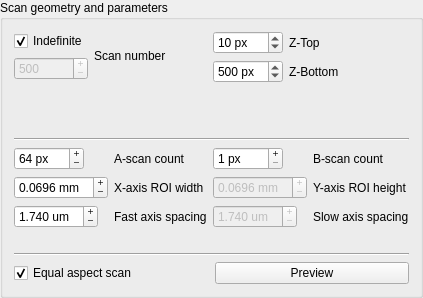
<?xml version="1.0" encoding="UTF-8"?>
<ui version="4.0">
 <class>groupScan</class>
 <widget class="QGroupBox" name="groupScan">
  <property name="geometry">
   <rect>
    <x>0</x>
    <y>0</y>
    <width>380</width>
    <height>298</height>
   </rect>
  </property>
  <property name="minimumSize">
   <size>
    <width>0</width>
    <height>0</height>
   </size>
  </property>
  <property name="maximumSize">
   <size>
    <width>16777215</width>
    <height>16777215</height>
   </size>
  </property>
  <property name="title">
   <string>Scan geometry and parameters</string>
  </property>
  <layout class="QGridLayout" name="gridLayout">
   <item row="0" column="0">
    <layout class="QFormLayout" name="formNumber">
     <item row="0" column="0">
      <layout class="QGridLayout" name="subFormGrid">
       <item row="1" column="1">
        <widget class="QCheckBox" name="checkIndefinite">
         <property name="toolTip">
          <string>If checked, data will be continuously acquired until the stop button is pressed</string>
         </property>
         <property name="text">
          <string>Indefinite</string>
         </property>
         <property name="checked">
          <bool>true</bool>
         </property>
        </widget>
       </item>
       <item row="2" column="1">
        <widget class="QSpinBox" name="spinScanNumber">
         <property name="enabled">
          <bool>false</bool>
         </property>
         <property name="toolTip">
          <string>The number of scans to acquire. Note that these are saved independently, see Repeat/Averaging section</string>
         </property>
         <property name="buttonSymbols">
          <enum>QAbstractSpinBox::PlusMinus</enum>
         </property>
         <property name="minimum">
          <number>1</number>
         </property>
         <property name="maximum">
          <number>100000</number>
         </property>
         <property name="value">
          <number>500</number>
         </property>
        </widget>
       </item>
      </layout>
     </item>
     <item row="0" column="1">
      <widget class="QLabel" name="labelScanNumber">
       <property name="toolTip">
        <string>The number of scans to acquire. Note that these are saved independently, see Repeat/Averaging section</string>
       </property>
       <property name="text">
        <string>Scan number</string>
       </property>
      </widget>
     </item>
    </layout>
   </item>
   <item row="0" column="1">
    <layout class="QFormLayout" name="formLayout">
     <item row="0" column="0">
      <widget class="QSpinBox" name="spinZTop">
       <property name="toolTip">
        <string>Number of pixels to crop from the top of the A-line. These pixels are most affected by DC artifacts</string>
       </property>
       <property name="suffix">
        <string> px</string>
       </property>
       <property name="maximum">
        <number>1024</number>
       </property>
       <property name="value">
        <number>10</number>
       </property>
      </widget>
     </item>
     <item row="0" column="1">
      <widget class="QLabel" name="labelZTop">
       <property name="toolTip">
        <string>Number of pixels to crop from the top of the A-line. These pixels are most affected by DC artifacts</string>
       </property>
       <property name="text">
        <string>Z-Top</string>
       </property>
      </widget>
     </item>
     <item row="1" column="0">
      <widget class="QSpinBox" name="spinZBottom">
       <property name="toolTip">
        <string>A-lines are cropped to this number of uppermost pixels on display and acquisition</string>
       </property>
       <property name="suffix">
        <string> px</string>
       </property>
       <property name="maximum">
        <number>1025</number>
       </property>
       <property name="value">
        <number>500</number>
       </property>
      </widget>
     </item>
     <item row="1" column="1">
      <widget class="QLabel" name="labelZBottom">
       <property name="toolTip">
        <string>A-lines are cropped to this number of uppermost pixels on display and acquisition</string>
       </property>
       <property name="text">
        <string>Z-Bottom</string>
       </property>
      </widget>
     </item>
    </layout>
   </item>
   <item row="1" column="0" colspan="2">
    <widget class="Line" name="line_3">
     <property name="orientation">
      <enum>Qt::Horizontal</enum>
     </property>
    </widget>
   </item>
   <item row="2" column="0">
    <layout class="QFormLayout" name="formX">
     <item row="0" column="0">
      <widget class="QSpinBox" name="spinACount">
       <property name="toolTip">
        <string>The number of A-scans in a B-scan</string>
       </property>
       <property name="buttonSymbols">
        <enum>QAbstractSpinBox::PlusMinus</enum>
       </property>
       <property name="suffix">
        <string> px</string>
       </property>
       <property name="minimum">
        <number>1</number>
       </property>
       <property name="maximum">
        <number>2400</number>
       </property>
       <property name="value">
        <number>64</number>
       </property>
      </widget>
     </item>
     <item row="0" column="1">
      <widget class="QLabel" name="labelACount">
       <property name="toolTip">
        <string>The number of A-scans in a B-scan</string>
       </property>
       <property name="text">
        <string>A-scan count</string>
       </property>
      </widget>
     </item>
     <item row="1" column="0">
      <widget class="QDoubleSpinBox" name="spinROIWidth">
       <property name="toolTip">
        <string>The length of the B-scan in physical units</string>
       </property>
       <property name="buttonSymbols">
        <enum>QAbstractSpinBox::PlusMinus</enum>
       </property>
       <property name="suffix">
        <string> mm</string>
       </property>
       <property name="decimals">
        <number>4</number>
       </property>
       <property name="minimum">
        <double>0.000100000000000</double>
       </property>
       <property name="singleStep">
        <double>0.001000000000000</double>
       </property>
       <property name="value">
        <double>0.069600000000000</double>
       </property>
      </widget>
     </item>
     <item row="1" column="1">
      <widget class="QLabel" name="labelROIWidth">
       <property name="toolTip">
        <string>The length of the B-scan in physical units</string>
       </property>
       <property name="text">
        <string>X-axis ROI width</string>
       </property>
      </widget>
     </item>
     <item row="2" column="0">
      <widget class="QDoubleSpinBox" name="spinFastAxisSpacing">
       <property name="toolTip">
        <string>The spacing between adjacent A-scans along the fast axis</string>
       </property>
       <property name="buttonSymbols">
        <enum>QAbstractSpinBox::PlusMinus</enum>
       </property>
       <property name="suffix">
        <string> um</string>
       </property>
       <property name="decimals">
        <number>3</number>
       </property>
       <property name="minimum">
        <double>0.001000000000000</double>
       </property>
       <property name="singleStep">
        <double>0.010000000000000</double>
       </property>
       <property name="value">
        <double>1.740000000000000</double>
       </property>
      </widget>
     </item>
     <item row="2" column="1">
      <widget class="QLabel" name="labelFastAxisSpacing">
       <property name="toolTip">
        <string>The spacing between adjacent A-scans along the fast axis</string>
       </property>
       <property name="text">
        <string>Fast axis spacing</string>
       </property>
      </widget>
     </item>
    </layout>
   </item>
   <item row="2" column="1">
    <layout class="QFormLayout" name="formY">
     <item row="0" column="0">
      <widget class="QSpinBox" name="spinBCount">
       <property name="toolTip">
        <string>The number of B-scans to acquire</string>
       </property>
       <property name="buttonSymbols">
        <enum>QAbstractSpinBox::PlusMinus</enum>
       </property>
       <property name="suffix">
        <string> px</string>
       </property>
       <property name="minimum">
        <number>1</number>
       </property>
       <property name="maximum">
        <number>3600</number>
       </property>
       <property name="value">
        <number>1</number>
       </property>
      </widget>
     </item>
     <item row="0" column="1">
      <widget class="QLabel" name="labelBcount">
       <property name="toolTip">
        <string>The number of B-scans to acquire</string>
       </property>
       <property name="text">
        <string>B-scan count</string>
       </property>
      </widget>
     </item>
     <item row="1" column="0">
      <widget class="QDoubleSpinBox" name="spinROIHeight">
       <property name="enabled">
        <bool>false</bool>
       </property>
       <property name="toolTip">
        <string>The width of the C-scan in physical units</string>
       </property>
       <property name="buttonSymbols">
        <enum>QAbstractSpinBox::PlusMinus</enum>
       </property>
       <property name="suffix">
        <string> mm</string>
       </property>
       <property name="decimals">
        <number>4</number>
       </property>
       <property name="minimum">
        <double>0.000100000000000</double>
       </property>
       <property name="singleStep">
        <double>0.001000000000000</double>
       </property>
       <property name="value">
        <double>0.069600000000000</double>
       </property>
      </widget>
     </item>
     <item row="1" column="1">
      <widget class="QLabel" name="labelROIHeight">
       <property name="toolTip">
        <string>The width of the C-scan in physical units</string>
       </property>
       <property name="text">
        <string>Y-axis ROI height</string>
       </property>
      </widget>
     </item>
     <item row="2" column="0">
      <widget class="QDoubleSpinBox" name="spinSlowAxisSpacing">
       <property name="enabled">
        <bool>false</bool>
       </property>
       <property name="toolTip">
        <string>The distance between adjacent B-scans in physical units</string>
       </property>
       <property name="buttonSymbols">
        <enum>QAbstractSpinBox::PlusMinus</enum>
       </property>
       <property name="suffix">
        <string> um</string>
       </property>
       <property name="decimals">
        <number>3</number>
       </property>
       <property name="minimum">
        <double>0.001000000000000</double>
       </property>
       <property name="singleStep">
        <double>0.010000000000000</double>
       </property>
       <property name="value">
        <double>1.740000000000000</double>
       </property>
      </widget>
     </item>
     <item row="2" column="1">
      <widget class="QLabel" name="labelSlowAxisSpacing">
       <property name="toolTip">
        <string>The distance between adjacent B-scans in physical units</string>
       </property>
       <property name="text">
        <string>Slow axis spacing</string>
       </property>
      </widget>
     </item>
    </layout>
   </item>
   <item row="3" column="0" colspan="2">
    <layout class="QGridLayout" name="gridLayout_4">
     <item row="1" column="0">
      <widget class="QCheckBox" name="checkEqualAspect">
       <property name="toolTip">
        <string>Forces X and Y scan spacing to be equal</string>
       </property>
       <property name="text">
        <string>Equal aspect scan</string>
       </property>
       <property name="checked">
        <bool>true</bool>
       </property>
      </widget>
     </item>
     <item row="0" column="0" colspan="2">
      <widget class="Line" name="line_2">
       <property name="orientation">
        <enum>Qt::Horizontal</enum>
       </property>
      </widget>
     </item>
     <item row="1" column="1">
      <widget class="QPushButton" name="pushPreview">
       <property name="toolTip">
        <string>Plot the scan pattern positions</string>
       </property>
       <property name="text">
        <string>Preview</string>
       </property>
      </widget>
     </item>
    </layout>
   </item>
  </layout>
 </widget>
 <resources/>
 <connections/>
</ui>
